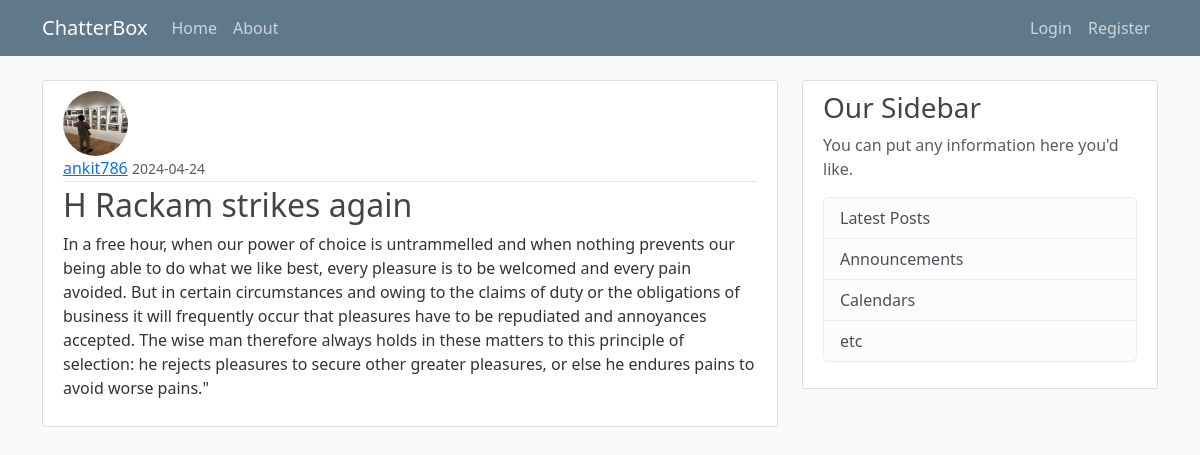
The page /post/12 on the database its author committed.
### blogapp/models.py (models this page shows, shortened)
class User(db.Model, UserMixin):
    id = db.Column(db.Integer, primary_key=True)
    username = db.Column(db.String(20), unique=True, nullable=False)
    email = db.Column(db.String(120), unique=True, nullable=False)
    image_file = db.Column(db.String(20), nullable=False, default='default.jpg')
    password = db.Column(db.String(60), nullable=False)
    posts = db.relationship('Post', backref='author', lazy=True)

class Post(db.Model):
    id = db.Column(db.Integer, primary_key=True)
    title = db.Column(db.String(100), nullable=False)
    date_posted = db.Column(db.DateTime, nullable=False, default=datetime.now)
    content = db.Column(db.Text, nullable=False)
    user_id = db.Column(db.Integer, db.ForeignKey('user.id'), nullable=False)

### blogapp/routes.py (the view)
@app.route("/post/<int:post_id>")
def post(post_id):
    post = Post.query.get_or_404(post_id)
    return render_template('post.html', title=post.title, post=post)

### blogapp/templates/post.html (shortened to what this page needs)
{% extends "base.html" %}
{% block content %}
  <article class="media content-section">
    <img class="rounded-circle article-img" src="{{ url_for('static', filename='profile_pics/' + post.author.image_file) }}">
    <div class="media-body">
      <div class="article-metadata">
        <a class="mr-2" href="{{ url_for('user_posts', username=post.author.username) }}">{{ post.author.username }}</a>
        <small class="text-muted">{{ post.date_posted.strftime('%Y-%m-%d') }}</small>
      </div>
      <h2 class="article-title">{{ post.title }}</h2>
      <p class="article-content">{{ post.content }}</p>
    </div>
  </article>
{% endblock content %}

### blogapp/static/main.css (style rules this page uses)
body { background: #fafafa; color: #333333; margin-top: 5rem; }
h1, h2, h3, h4, h5, h6 { color: #444444; }
.content-section { background: #ffffff; padding: 10px 20px; border: 1px solid #dddddd; border-radius: 3px; margin-bottom: 20px; }
.article-title { color: #444444; }
.article-content { white-space: pre-line; }
.article-img { height: 65px; width: 65px; margin-right: 14px; }
.article-metadata { padding-bottom: 1px; margin-bottom: 4px; border-bottom: 1px solid #e3e3e3 }

### rows shown on the page
User: image_file (picture), author.username "ankit786"
Post: date_posted "2024-04-24", title "H Rackam strikes again", content "In a free hour, when our power of choice is untrammelled and when nothing prevents our being able to do what we like best, every pleasure is to be welcomed and every pain avoided. But in certain circumstances and owing to the claims of duty or the obligations of business it will frequently occur that pleasures have to be repudiated and annoyances accepted. The wise man therefore always holds in these matters to this principle of selection: he rejects pleasures to secure other greater pleasures, or else he endures pains to avoid worse pains.\""
